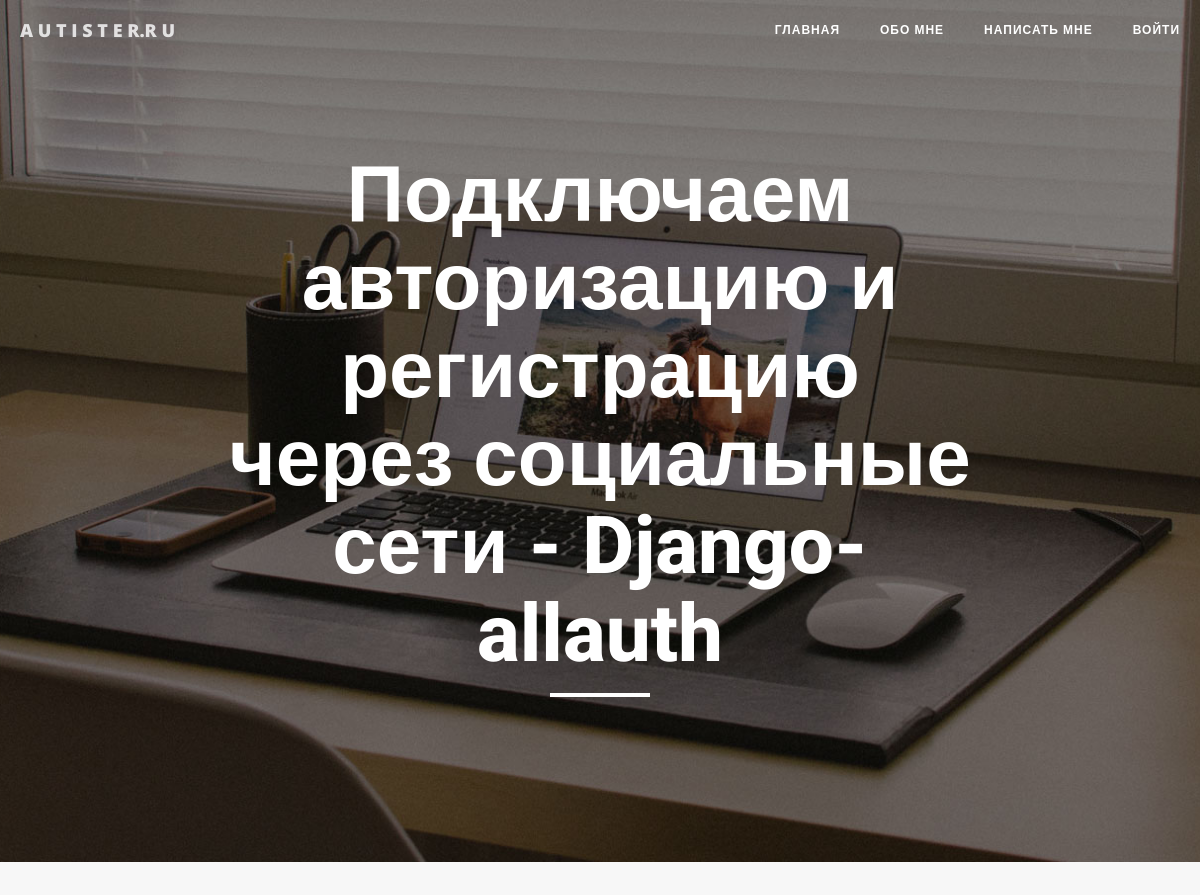
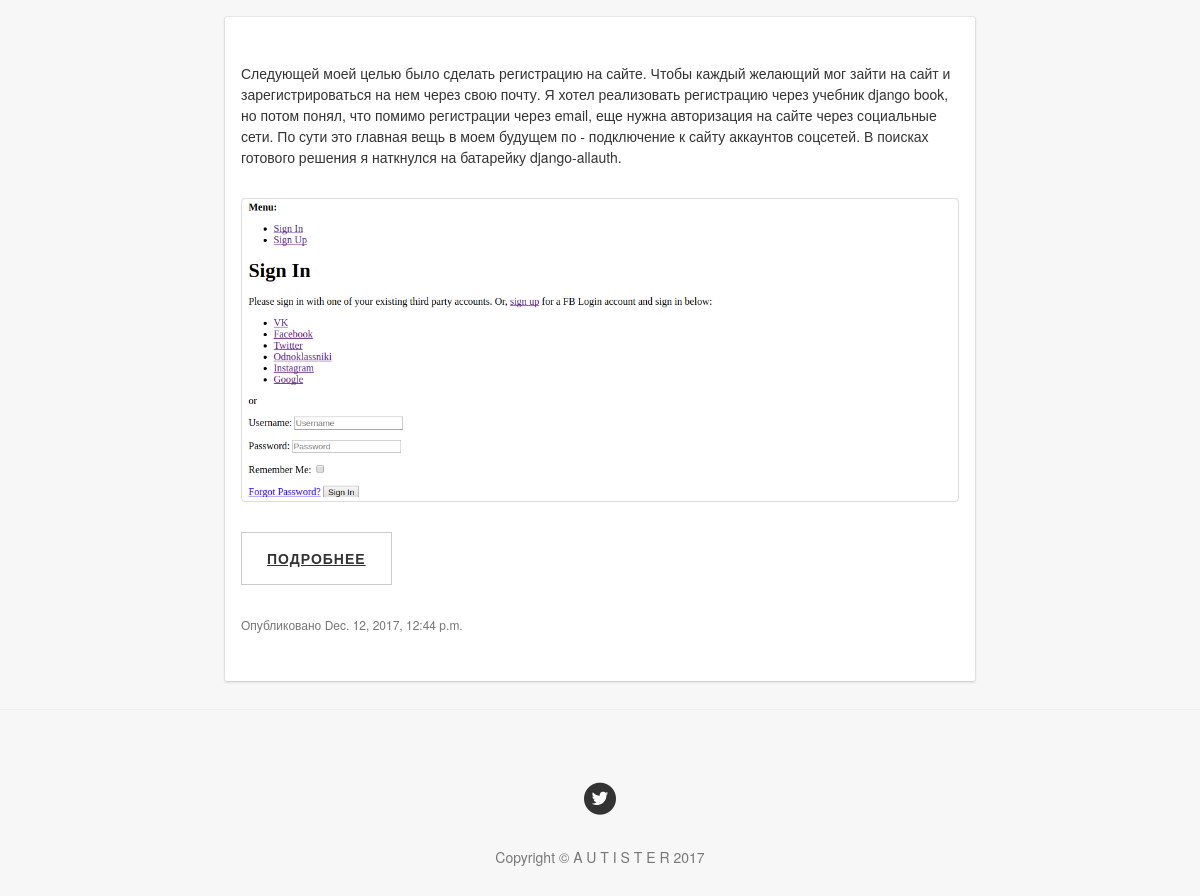
Screenshot of /post/46-podkliuchaem-avtorizatsiiu-i-registratsiiu-cherez-sotsialnye-seti-django-allauth/ with the database file from the repository (2 pictures, top to bottom).
### autist/models.py (models this page shows, shortened)
class Post(models.Model):
    author = models.ForeignKey('auth.User')
    title = models.CharField(max_length=200)
    slug = models.CharField(verbose_name='Транслит', max_length=200, blank=True)  # Поле для записи ссылки
    text = RichTextUploadingField(blank=True, default='')
    created_date = models.DateTimeField(default=timezone.now)
    published_date = models.DateTimeField(blank=True, null=True)
    seo_title = models.CharField('Title', blank=True, max_length=250)
    seo_description = models.CharField('Description', blank=True, max_length=250)
    seo_keywords = models.CharField('Keywords', blank=True, max_length=250)

### autist/views.py (the view)
# urls.py: url(r'^post/(?P<slug>[^//]+)/$', views.post_detail, name='post_detail'),
def post_detail(request, slug):
    post = get_object_or_404(Post, slug=slug)
    return render(request, 'autist/post_detail.html', {'post': post})

### autist/templates/autist/post_detail.html (shortened to what this page needs)
{% extends 'autist/base.html' %}
{% block h1 %}
{{ post.title }}
{% endblock %}
    {% block content %}
     <div class="post-preview">
            			<p>{{ post.text|safe }}</p>
						{% if post.published_date %}
                		<p class="post-meta">Опубликовано {{ post.published_date }}</p>
            			{% endif %}
</div>
{% endblock %}

### autist/static/css/clean-blog.css (style rules this page uses)
body { font-family: "Helvetica Neue", Helvetica, Arial, sans-serif; font-size: 14px; color: #333333; }
p { line-height: 1.5; margin: 30px 0; }
p a { text-decoration: underline; }
a { color: #333333; }
.post-preview > .post-meta { font-size: 12px; line-height: 20px; color: #757575; }
.btn { font-family: 'Open Sans', 'Helvetica Neue', Helvetica, Arial, sans-serif; text-transform: uppercase; font-size: 14px; font-weight: 800; letter-spacing: 1px; border-radius: 0; padding: 15px 25px; }
body { -webkit-tap-highlight-color: #0085A1; }

### autist/static/css/style.css (style rules this page uses)
.post-preview { display: block; padding: 16px; -webkit-box-shadow: 0 1px 3px 0 rgba(0,0,0,0.16), 0 0 0 1px rgba(0,0,0,0.04); box-shadow: 0 1px 3px 0 rgba(0,0,0,0.16), 0 0 0 1px rgba(0,0,0,0.04); -webkit-transition: box-shadow .3s ease-in-out; transition: box-shadow .3s ease-in-out; background-color: #fff; -webkit-border-radius: 2px; border-radius: 2px; outline: none; margin-bottom: 8px; }
body { background-color: #f7f7f7; }
.post-meta { font-size: 12px; line-height: 20px; color: #757575; }

### rows the page displays
Post: title "Подключаем авторизацию и регистрацию через социальные сети - Django-allauth", text "Следующей моей целью было сделать регистрацию на сайте. Чтобы каждый желающий мог зайти на сайт и зарегистрироваться на нем через свою почту. Я хотел реализовать регистрацию через учебник django book, но потом понял, что помимо регистрации через email, еще нужна авторизация на сайте через социальные сети. По сути это главная вещь в моем будущем по - подключение к сайту аккаунтов соцсетей. В поисках готового решения я наткнулся на батарейку django-allauth. ПОДРОБНЕЕ", text (picture), published_date "Dec. 12, 2017, 12:44 p.m."
